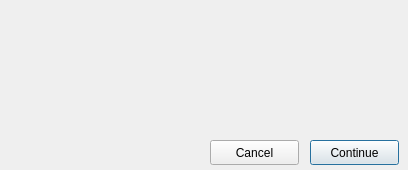
<?xml version="1.0" encoding="UTF-8"?>
<ui version="4.0">
 <class>Dialog</class>
 <widget class="QDialog" name="Dialog">
  <property name="geometry">
   <rect>
    <x>0</x>
    <y>0</y>
    <width>408</width>
    <height>170</height>
   </rect>
  </property>
  <property name="windowTitle">
   <string>Dialog</string>
  </property>
  <widget class="QWidget" name="gridWidget" native="true">
   <property name="geometry">
    <rect>
     <x>10</x>
     <y>10</y>
     <width>391</width>
     <height>231</height>
    </rect>
   </property>
   <widget class="QLabel" name="popUpText">
    <property name="geometry">
     <rect>
      <x>1</x>
      <y>1</y>
      <width>381</width>
      <height>81</height>
     </rect>
    </property>
    <property name="sizePolicy">
     <sizepolicy hsizetype="Preferred" vsizetype="Preferred">
      <horstretch>0</horstretch>
      <verstretch>0</verstretch>
     </sizepolicy>
    </property>
    <property name="text">
     <string/>
    </property>
    <property name="scaledContents">
     <bool>true</bool>
    </property>
    <property name="alignment">
     <set>Qt::AlignLeading|Qt::AlignLeft|Qt::AlignTop</set>
    </property>
    <property name="wordWrap">
     <bool>true</bool>
    </property>
   </widget>
   <widget class="QPushButton" name="continueButton">
    <property name="geometry">
     <rect>
      <x>300</x>
      <y>130</y>
      <width>89</width>
      <height>25</height>
     </rect>
    </property>
    <property name="text">
     <string>Continue</string>
    </property>
   </widget>
   <widget class="QPushButton" name="cancelButton">
    <property name="geometry">
     <rect>
      <x>200</x>
      <y>130</y>
      <width>89</width>
      <height>25</height>
     </rect>
    </property>
    <property name="text">
     <string>Cancel</string>
    </property>
   </widget>
  </widget>
 </widget>
 <resources/>
 <connections/>
</ui>
